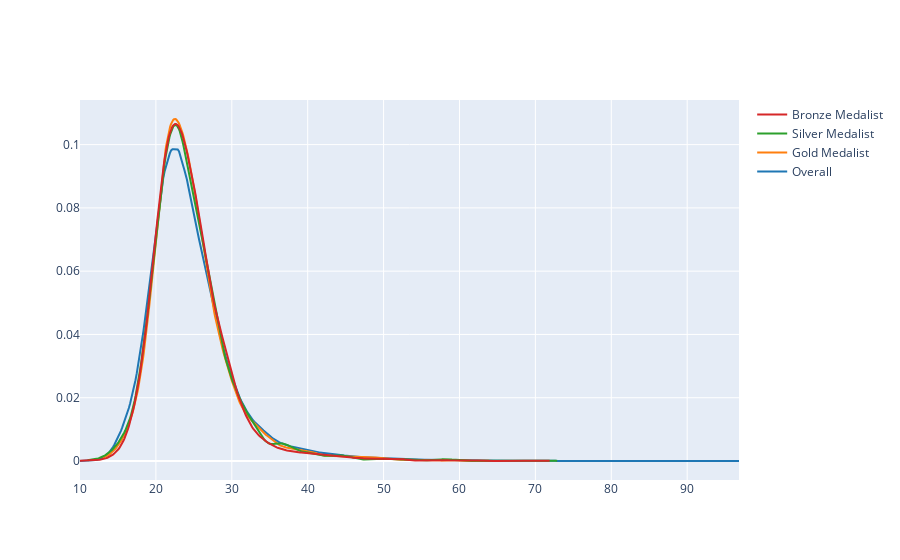

Notebook code for this chart:
### Code cell
#plot distplot
fig = ff.create_distplot([x1,x2,x3,x4],['Overall','Gold Medalist', 'Silver Medalist', 'Bronze Medalist'],show_hist=False,show_rug=False)
fig.show()

### Figure 1 — Plotly figure (JSON) as saved in the notebook; plotly's stock layout.template omitted (floating-point values rounded to 4 significant figures; data arrays with more than 128 entries replaced by an {"elided": "..."} marker saying what was removed)
{"data": [{"legendgroup": "Overall", "marker": {"color": "rgb(31, 119, 180)"}, "mode": "lines", "name": "Overall", "showlegend": true, "type": "scatter", "x": {"elided": "500 float values"}, "xaxis": "x", "y": {"elided": "500 float values"}, "yaxis": "y"}, {"legendgroup": "Gold Medalist", "marker": {"color": "rgb(255, 127, 14)"}, "mode": "lines", "name": "Gold Medalist", "showlegend": true, "type": "scatter", "x": {"elided": "500 float values"}, "xaxis": "x", "y": {"elided": "500 float values"}, "yaxis": "y"}, {"legendgroup": "Silver Medalist", "marker": {"color": "rgb(44, 160, 44)"}, "mode": "lines", "name": "Silver Medalist", "showlegend": true, "type": "scatter", "x": {"elided": "500 float values"}, "xaxis": "x", "y": {"elided": "500 float values"}, "yaxis": "y"}, {"legendgroup": "Bronze Medalist", "marker": {"color": "rgb(214, 39, 40)"}, "mode": "lines", "name": "Bronze Medalist", "showlegend": true, "type": "scatter", "x": {"elided": "500 float values"}, "xaxis": "x", "y": {"elided": "500 float values"}, "yaxis": "y"}], "layout": {"barmode": "overlay", "hovermode": "closest", "legend": {"traceorder": "reversed"}, "xaxis": {"anchor": "y2", "domain": [0, 1], "zeroline": false}, "yaxis": {"anchor": "free", "domain": [0, 1], "position": 0}}}
